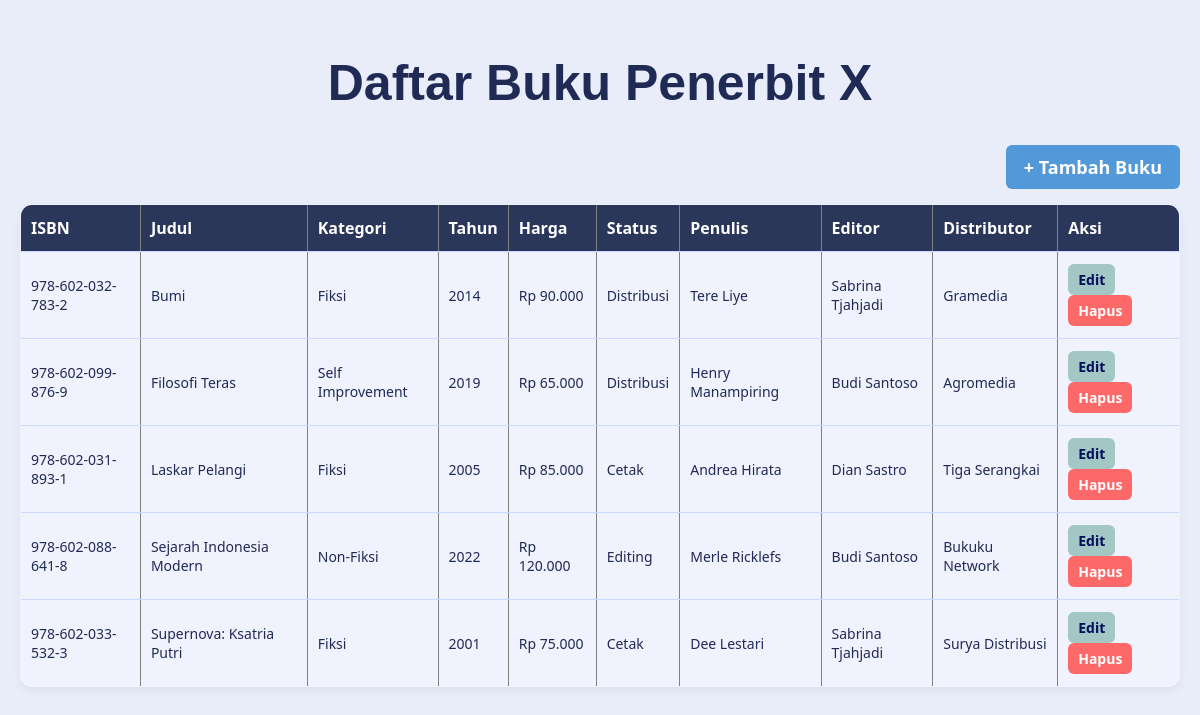
Screenshot of /DB_PenerbitanBuku/index.php with the database file from the repository.
### tables this page shows
CREATE TABLE BUKU (
    ISBN VARCHAR(50) NOT NULL,
    Judul VARCHAR(225),
    Kategori VARCHAR(20),
    TahunTerbit INT,
    Harga NUMERIC,
    StatusPublikasi VARCHAR(15),
    PRIMARY KEY (ISBN)
);

### DB_PenerbitanBuku/index.php (the view, shortened to what this page needs)
<?php
include 'koneksi.php';
$result = $conn->query("SELECT * FROM Buku_Lengkap ORDER BY Judul");
?>
<!DOCTYPE html>
<html>
    <head>
    </head>
    <body>
        <h1>Daftar Buku Penerbit X</h1>
        <a href="tambah.php" class="btn btn-tambah">+ Tambah Buku</a>
        <table border="1" cellpadding="8" cellspacing="0">
            <tr>
                <th>ISBN</th><th>Judul</th><th>Kategori</th><th>Tahun</th><th>Harga</th><th>Status</th><th>Penulis</th><th>Editor</th><th>Distributor</th><th>Aksi</th>
            </tr>
            <?php while ($row = $result->fetch_assoc()) : ?>
            <tr>
                <td><?= $row["ISBN"]?></td>
                <td><?= htmlspecialchars($row["Judul"]) ?></td>
                <td><?= htmlspecialchars($row["Kategori"]) ?></td>
                <td><?= $row["TahunTerbit"] ?></td>
                <td><?= 'Rp ' . number_format($row["Harga"], 0, ',', '.') ?></td>
                <td><?= htmlspecialchars($row["StatusPublikasi"]) ?></td>
                <td><?= htmlspecialchars($row["Penulis"]) ?></td>
                <td><?= htmlspecialchars($row["Editor"]) ?></td>
                <td><?= htmlspecialchars($row["Distributor"]) ?></td>
                <td>
                    <a href="edit.php?ISBN=<?= $row["ISBN"] ?>" class="btn btn-edit">Edit</a>
                    <a href="hapus.php?ISBN=<?= $row["ISBN"] ?>" class="btn btn-hapus" onclick="return confirm('Yakin ingin menghapus buku ini?')">Hapus</a>
                </td>
            </tr>
            <?php endwhile; ?>
        </table>
    </body>
</html>

### DB_PenerbitanBuku/index.php (style rules this page uses)
body { background-color: #e8edf9; font-family: 'Segoe UI', Tahoma, Geneva, Verdana, sans-serif; color: rgb(31, 42, 85); margin: 0; padding: 20px; }
h1 { font-family: Tahoma, Geneva, sans-serif; text-align: center; font-size: 50px; }
table { width: 100%; border-collapse: collapse; background-color: rgba(244, 247, 255, 0.69); box-shadow: 0 4px 10px rgba(0, 0, 0, 0.05); border-radius: 12px; overflow: hidden; }
td, th { padding: 12px 10px; text-align: left; border-bottom: 1px solid #ccd8ff; font-size: 14px; }
th { background-color:rgba(19, 32, 70, 0.89); color:rgb(255, 255, 255); font-size: 16px; text-align: left; padding: 12px 10px; }
.btn { padding: 6px 10px; border-radius: 6px; border: none; font-weight: bold; font-size: 14px; cursor: pointer; text-decoration: none; display: inline-block; }
.btn-tambah { background-color: rgb(83, 153, 218); color: white; margin-bottom: 15px; padding: 10px 18px; font-size: 18px; float: right; }
.btn-edit { background-color:rgb(163, 199, 197); color:rgb(0, 14, 90); }
.btn-hapus { background-color:rgb(253, 104, 104); color: #fff; }

### rows the page displays
buku: ISBN "978-602-032-783-2", Judul "Bumi", Kategori "Fiksi", TahunTerbit "2014", Harga "90.000", StatusPublikasi "Distribusi", Penulis "Tere Liye", Editor "Sabrina Tjahjadi", Distributor "Gramedia"
buku: ISBN "978-602-099-876-9", Judul "Filosofi Teras", Kategori "Self Improvement", TahunTerbit "2019", Harga "65.000", StatusPublikasi "Distribusi", Penulis "Henry Manampiring", Editor "Budi Santoso", Distributor "Agromedia"
buku: ISBN "978-602-031-893-1", Judul "Laskar Pelangi", Kategori "Fiksi", TahunTerbit "2005", Harga "85.000", StatusPublikasi "Cetak", Penulis "Andrea Hirata", Editor "Dian Sastro", Distributor "Tiga Serangkai"
buku: ISBN "978-602-088-641-8", Judul "Sejarah Indonesia Modern", Kategori "Non-Fiksi", TahunTerbit "2022", Harga "120.000", StatusPublikasi "Editing", Penulis "Merle Ricklefs", Editor "Budi Santoso", Distributor "Bukuku Network"
buku: ISBN "978-602-033-532-3", Judul "Supernova: Ksatria Putri", Kategori "Fiksi", TahunTerbit "2001", Harga "75.000", StatusPublikasi "Cetak", Penulis "Dee Lestari", Editor "Sabrina Tjahjadi", Distributor "Surya Distribusi"
